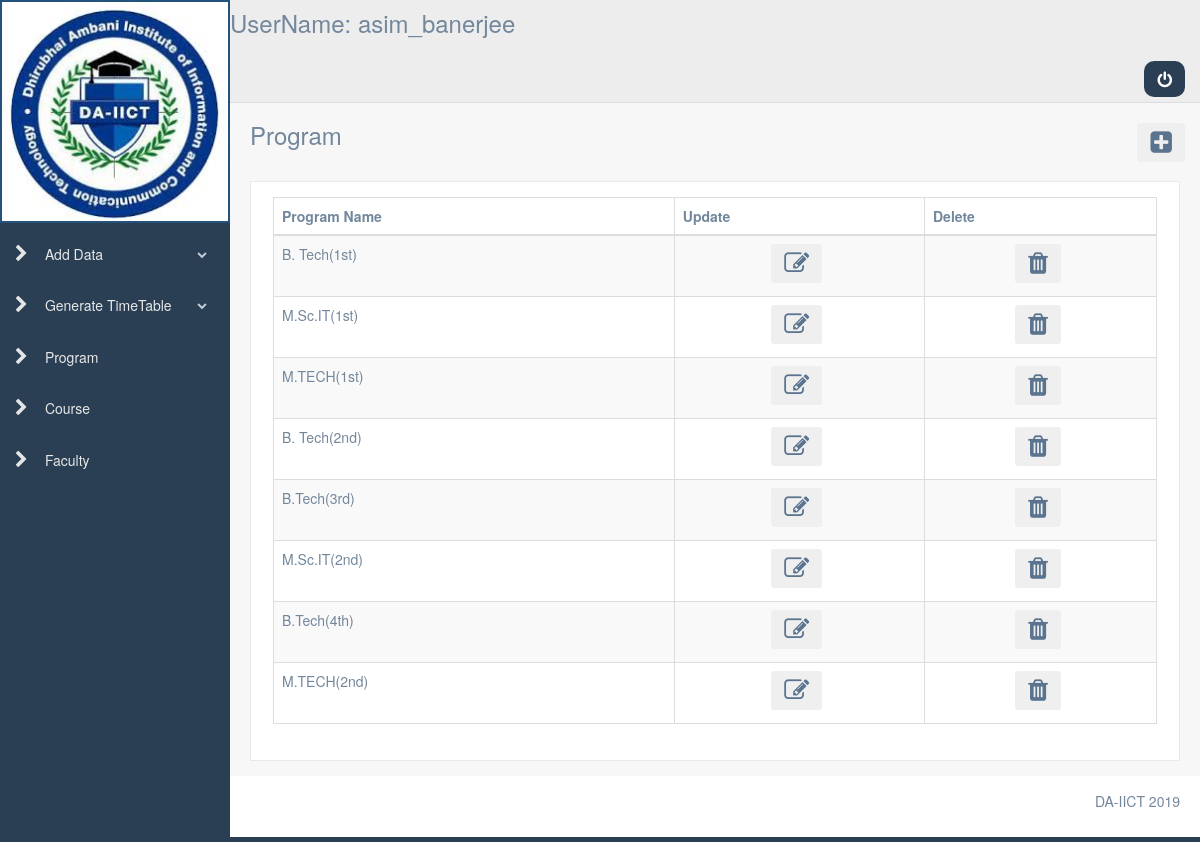
/Automatic-TimeTable-Generator/pages/program.php (signed in), run on the app's committed database.
### tables this page shows
CREATE TABLE `program` (
  `i_programid` int(11) NOT NULL,
  `c_programname` varchar(45) NOT NULL
);

### Automatic-TimeTable-Generator/pages/program.php (the view, shortened to what this page needs)
<?php
  include('header.php');
?>
<?php
   $con=mysqli_connect('localhost','root','') or die("connection not established");
    mysqli_select_db($con,'atg') or die("no db found");
    $sel_prog = mysqli_query($con,"select * from program");
?>
        <div class="right_col" role="main">
          <div class="">
            <div class="page-title">
              <div class="title_left">
                <h3>Program</h3>
              </div>
              <div class="title_right">
                <div class="col-md-1 col-sm-1 col-xs-12 form-group pull-right top_search">
                   <div class="title_left" style="padding-bottom: 15px;"><a href="add_program.php"><button type="button" class="btn"><i class="fa fa-plus-square" style="font-size: 25px"></i></button></a></div>
                </div>
              </div>
            </div>
            <div class="clearfix"></div>
            <div class="row">
              <div class="col-md-12 col-sm-12 col-xs-12">
                <div class="x_panel">
                  <div class="x_content">
                    <table class="table table-striped table-bordered">
                      <thead>
                        <tr>
                          <th>Program Name</th>
                           <th>Update</th>
                          <th>Delete</th>
                        </tr>
                      </thead>
                      <tbody>
                        <tr>
                          <?php while($res = mysqli_fetch_array($sel_prog))
                          { ?>
                              <td><?php echo $res['c_programname']?></td>
                              <td style="text-align: center;">
                                      <div class="title_left"><a href="update_program.php?action=update&id=<?php echo $res['i_programid']; ?>"><button type="button" class="btn"><i class="fa fa-edit" style="font-size: 25px"></i></button></a></div>
                                    </td>
                              <td style="text-align: center;">
                                <div class="title_left"><a href="program.php?action=delete&id=<?php echo $res['i_programid']; ?>"><button type="button" class="btn"><i class="fa fa-trash" style="font-size: 25px"></i></button></a></div>
                              </td>
                            </tr>
                          <?php } ?>
                      </tbody>
                    </table>
                  </div>
                </div>
              </div>
            </div>
          </div>
        </div>
<?php
  include('footer.php');
?>

### data on the page
program: c_programname "B. Tech(1st)"
program: c_programname "M.Sc.IT(1st)"
program: c_programname "M.TECH(1st)"
program: c_programname "B. Tech(2nd)"
program: c_programname "B.Tech(3rd)"
program: c_programname "M.Sc.IT(2nd)"
program: c_programname "B.Tech(4th)"
program: c_programname "M.TECH(2nd)"

### other printed values
$_SESSION['unm'] "asim_banerjee"
